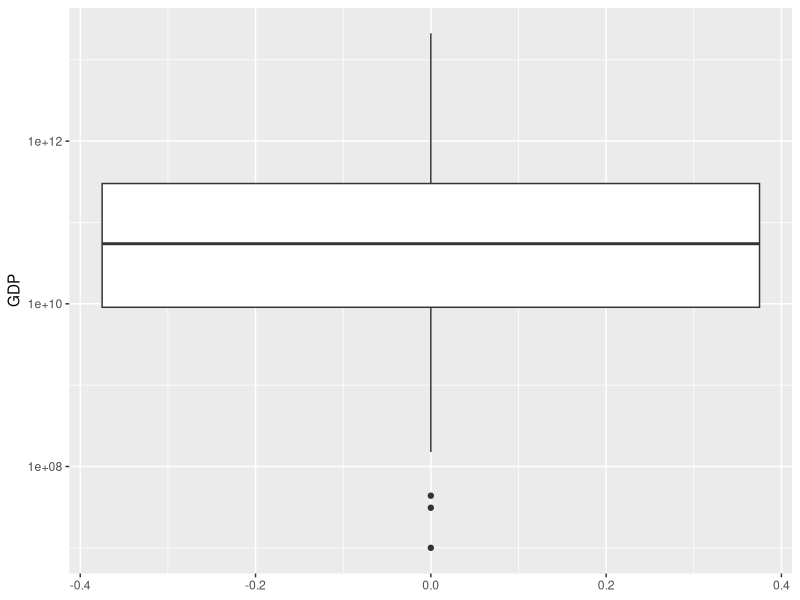
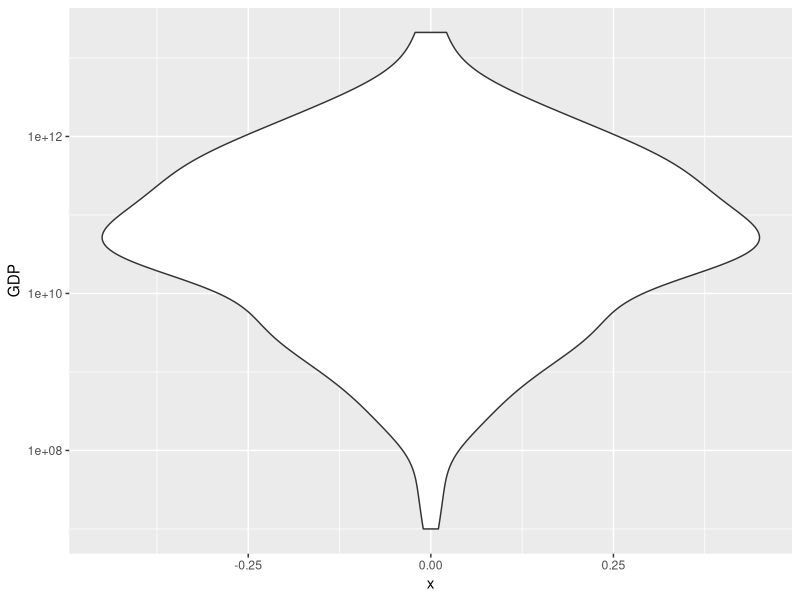
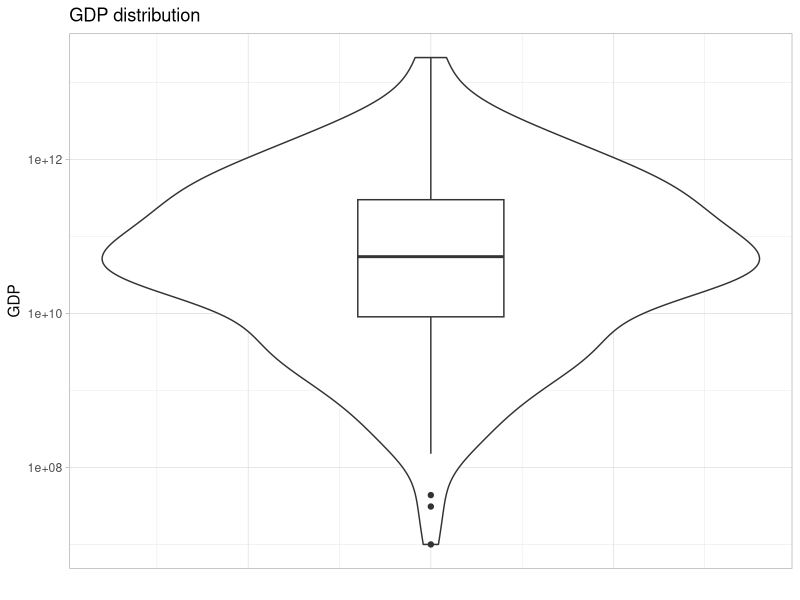
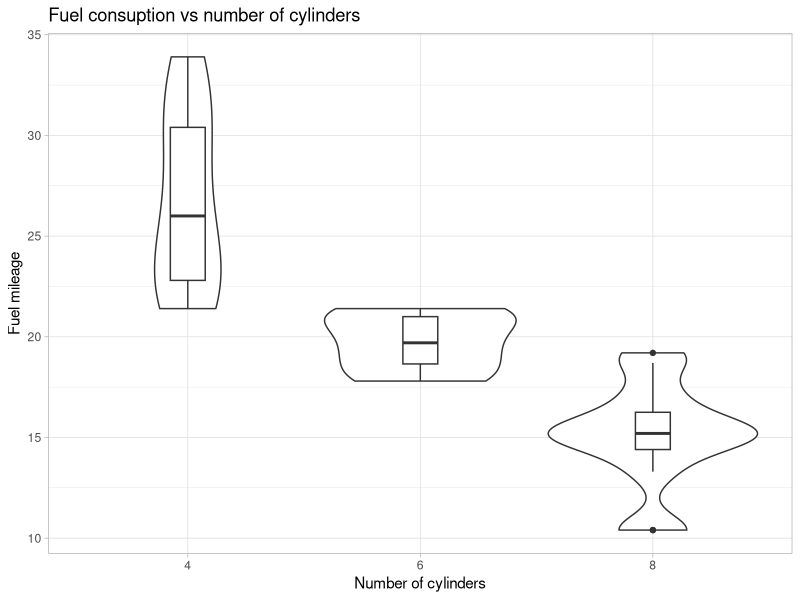

These figures' R source, in order:
library(readr)
library(tidyverse)
library(viridis)

# read_csv from readr package
emissions_data <- read_csv("resources/files/country_data2.csv")
milk_data <- read_csv("resources/files/CADairyProduction.csv")
mt_cars <- mtcars # internal datasetv

ggplot(data = emissions_data) +
  geom_boxplot(aes(y = GDP)) +
  scale_y_log10()

# ggplot2,comes with one type of plot that can be thought of as a combination of a boxplot and a density plot
# / histogram - the violin plot. ggplot2 has geom_violin built-in for this purpose:
ggplot(data = emissions_data) +
  geom_violin(aes(y = GDP, x = 0)) +
  scale_y_log10()

# Please note that geom_violin requires x to be mapped, so I force it to 0. Now let’s combine box and violin
# plots:
ggplot(data = emissions_data)+
  geom_violin(aes(x = 0, y = GDP))+
  geom_boxplot(aes(y = GDP), width = 0.2)+
  scale_y_log10()+
  theme_light()+
  ggtitle("GDP distribution")+
  ylab("GDP")+
  xlab("")+
  theme(axis.ticks.x = element_blank())+
  theme(axis.text.x = element_blank())

# We can use the x mapping to create boxplots for different groups. Let’s recreate our cars plot, but this time
# with violin plots and ggplot2:
ggplot(data = mt_cars)+
  geom_violin(aes(x = factor(cyl), y = mpg))+
  geom_boxplot(aes(x = factor(cyl), y = mpg), width = 0.15)+
  theme_light()+
  ggtitle("Fuel consuption vs number of cylinders")+
  ylab("Fuel mileage")+
  xlab("Number of cylinders")